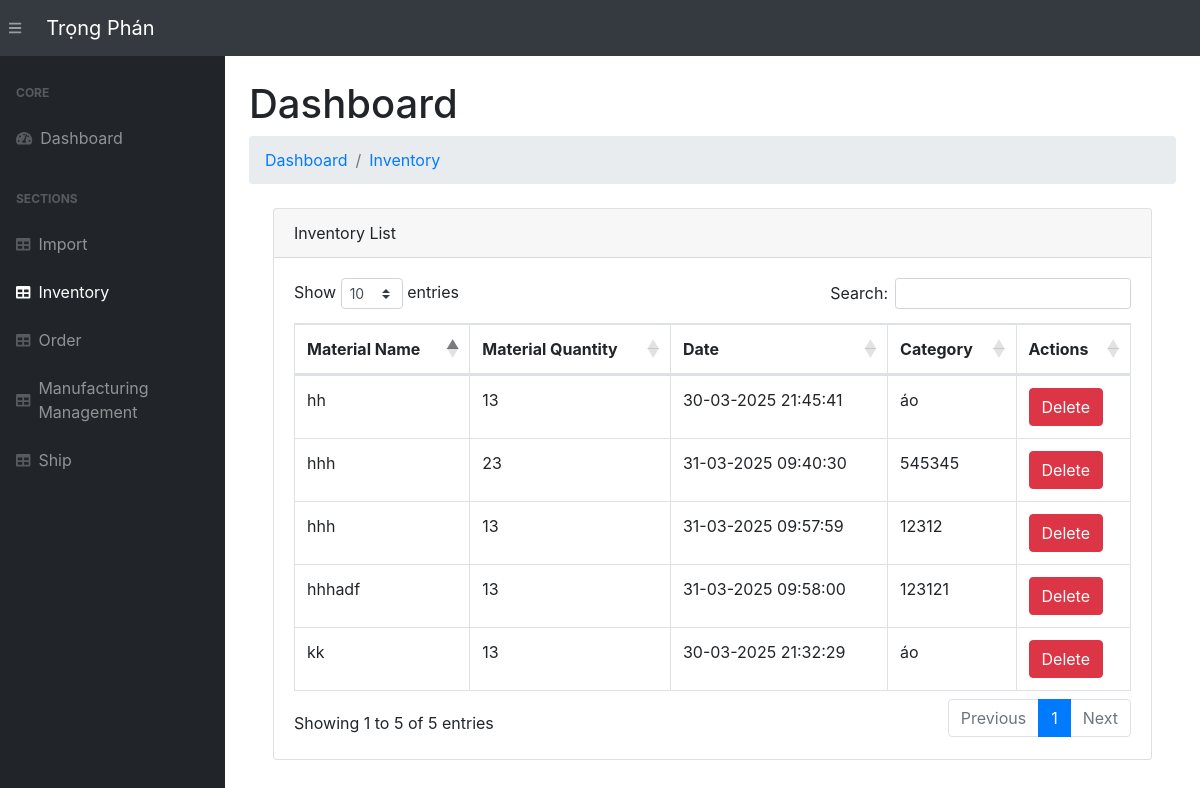
Screenshot of /inventory/ with the database file from the repository.
### app.py (models this page shows, shortened)
class Inventory(db.Model):
    __tablename__ = 'inventory'
    stockTran_id = db.Column(db.Integer, primary_key=True)  # Unique ID for the inventory record
    product_name = db.Column(db.String(255), nullable=False)  # Name of the product
    quantity = db.Column(db.Integer, nullable=False, default=0)  # Quantity of the product in stock
    transaction_type = db.Column(db.String(50), nullable=False)  # "Addition" or "Removal"
    transaction_date = db.Column(db.DateTime, default=vietnam_now)  # Date of transaction
    import_id = db.Column(db.Integer, db.ForeignKey('imports.import_id'), nullable=False)  # Foreign Key to Import (raw material)
    import_data = db.relationship('Import', backref='inventory_records', lazy=True)
    category = db.Column(db.String(255))

class Import(db.Model):
    __tablename__ = 'imports'
    import_id = db.Column(db.Integer, primary_key=True)
    material_name = db.Column(db.String(255), nullable=False)
    material_description = db.Column(db.String(255))
    quantity_in_stock = db.Column(db.Integer, default=0)
    reorder_level = db.Column(db.Integer, default=10)
    sup_name = db.Column(db.String(255), nullable=False)
    sup_contact_info = db.Column(db.String(255), nullable=False)
    sup_address = db.Column(db.String(255), nullable=False)
    status = db.Column(db.String(50), default="Supplied")
    section_name = db.Column(db.String(255))  # Section name for classification
    category = db.Column(db.String(255))  # Category of the material

### app.py (the view)
@app.route('/inventory/')
def view_inventory():
    inventory = Inventory.query.all()
    low_stock_items = [item for item in inventory if item.quantity <= item.import_data.reorder_level]
    imports = Import.query.all()
    return render_template("inventory.html", inventory=inventory, imports=imports,low_stock_items=low_stock_items )

### templates/inventory.html (shortened to what this page needs)
{% extends 'base.html' %}
 {% block content %}
<main>
    <div class="container-fluid">
        <h1 class="mt-4">Dashboard</h1>
        <ol class="breadcrumb mb-4">
            <li class="breadcrumb-item"><a href="/">Dashboard</a></li>
            <li class="breadcrumb-item"><a href="/inventory/">Inventory</a></li>
        </ol>
        <div class="container-fluid">
            <div class="card mb-4">
                <div class="card-header">Inventory List</div>
                <div class="card-body">
                    <table class="table table-bordered" id="dataTable" width="100%" cellspacing="0">
                        <thead>
                            <tr>
                                <th>Material Name</th>
                                <th>Material Quantity</th>
                                <th>Date</th>
                                <th>Category</th>
                                <th>Actions</th>
                            </tr>
                        </thead>
                        <tbody>
                            {% for item in inventory %}
                                <tr>
                                    <td>{{ item.import_data.material_name }}</td>
                                    <td>
                                        {% if item.import_data.quantity_in_stock < item.import_data.reorder_level %}
                                            <span class="text-danger">Stock data unavailable. Please update inventory records.</span>
                                        {% else %}
                                            {{ item.import_data.quantity_in_stock }}
                                        {% endif %}
                                    </td>
                                    <td>{{ item.transaction_date.strftime('%d-%m-%Y %H:%M:%S') }}</td>
                                    <td> {% if item.category is none %}
                                        <form action="{{ url_for('classify_material', inventory_id=item.stockTran_id) }}" method="POST">
                                            <input type="text" name="category" placeholder="Enter category" required>
                                            <button type="submit" class="btn btn-primary">Classify</button>
                                        </form>
                                    {% else %}
                                        {{ item.category }}
                                    {% endif %}</td>
                                    <td>
                                        <form action="{{ url_for('delete_inventory', inventory_id=item.stockTran_id) }}" method="POST" style="display:inline;">
                                            <button type="submit" class="btn btn-danger" onclick="return confirm('Are you sure you want to delete this inventory item?')">Delete</button>
                                        </form>
                                    </td>
                                </tr>
                            {% endfor %}
                        </tbody>
                    </table>
                </div>
            </div>
        </div>
    </div>
</main>
{% endblock %}

### rows the page displays
Inventory: import_data.material_name "kk", import_data.quantity_in_stock "13", transaction_date "30-03-2025 21:32:29", category "áo"
Inventory: import_data.material_name "hh", import_data.quantity_in_stock "13", transaction_date "30-03-2025 21:45:41", category "áo"
Inventory: import_data.material_name "hhh", import_data.quantity_in_stock "23", transaction_date "31-03-2025 09:40:30", category "545345"
Inventory: import_data.material_name "hhh", import_data.quantity_in_stock "13", transaction_date "31-03-2025 09:57:59", category "12312"
Inventory: import_data.material_name "hhhadf", import_data.quantity_in_stock "13", transaction_date "31-03-2025 09:58:00", category "123121"
